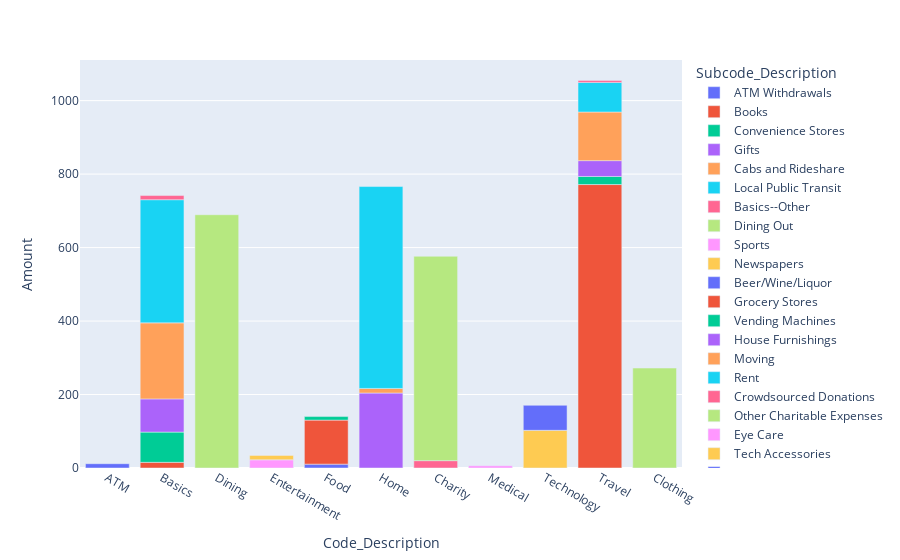

This figure's notebook cell:
### Markdown cell above
## Visualizing spending through interactive Plotly bar charts:

### Code cell
# See https://plotly.com/python/bar-charts/
fig_yearly_spending_by_selected_subcodes = px.bar(df_expenses_by_selected_subcodes_by_year, x = 'Code_Description', y = 'Amount', color = 'Subcode_Description')
fig_yearly_spending_by_selected_subcodes.show()

### Figure 1 — Plotly figure (JSON) as saved in the notebook; plotly's stock layout.template omitted (floating-point values rounded to 4 significant figures)
{"data": [{"alignmentgroup": "True", "hovertemplate": "Subcode_Description=ATM Withdrawals<br>Code_Description=%{x}<br>Amount=%{y}<extra></extra>", "legendgroup": "ATM Withdrawals", "marker": {"color": "#636efa", "pattern": {"shape": ""}}, "name": "ATM Withdrawals", "offsetgroup": "ATM Withdrawals", "orientation": "v", "showlegend": true, "textposition": "auto", "type": "bar", "x": ["ATM"], "xaxis": "x", "y": [11.67], "yaxis": "y"}, {"alignmentgroup": "True", "hovertemplate": "Subcode_Description=Books<br>Code_Description=%{x}<br>Amount=%{y}<extra></extra>", "legendgroup": "Books", "marker": {"color": "#EF553B", "pattern": {"shape": ""}}, "name": "Books", "offsetgroup": "Books", "orientation": "v", "showlegend": true, "textposition": "auto", "type": "bar", "x": ["Basics"], "xaxis": "x", "y": [15.44], "yaxis": "y"}, {"alignmentgroup": "True", "hovertemplate": "Subcode_Description=Convenience Stores<br>Code_Description=%{x}<br>Amount=%{y}<extra></extra>", "legendgroup": "Convenience Stores", "marker": {"color": "#00cc96", "pattern": {"shape": ""}}, "name": "Convenience Stores", "offsetgroup": "Convenience Stores", "orientation": "v", "showlegend": true, "textposition": "auto", "type": "bar", "x": ["Basics"], "xaxis": "x", "y": [82.26], "yaxis": "y"}, {"alignmentgroup": "True", "hovertemplate": "Subcode_Description=Gifts<br>Code_Description=%{x}<br>Amount=%{y}<extra></extra>", "legendgroup": "Gifts", "marker": {"color": "#ab63fa", "pattern": {"shape": ""}}, "name": "Gifts", "offsetgroup": "Gifts", "orientation": "v", "showlegend": true, "textposition": "auto", "type": "bar", "x": ["Basics"], "xaxis": "x", "y": [90.39], "yaxis": "y"}, {"alignmentgroup": "True", "hovertemplate": "Subcode_Description=Cabs and Rideshare<br>Code_Description=%{x}<br>Amount=%{y}<extra></extra>", "legendgroup": "Cabs and Rideshare", "marker": {"color": "#FFA15A", "pattern": {"shape": ""}}, "name": "Cabs and Rideshare", "offsetgroup": "Cabs and Rideshare", "orientation": "v", "showlegend": true, "textposition": "auto", "type": "bar", "x": ["Basics"], "xaxis": "x", "y": [207.0], "yaxis": "y"}, {"alignmentgroup": "True", "hovertemplate": "Subcode_Description=Local Public Transit<br>Code_Description=%{x}<br>Amount=%{y}<extra></extra>", "legendgroup": "Local Public Transit", "marker": {"color": "#19d3f3", "pattern": {"shape": ""}}, "name": "Local Public Transit", "offsetgroup": "Local Public Transit", "orientation": "v", "showlegend": true, "textposition": "auto", "type": "bar", "x": ["Basics"], "xaxis": "x", "y": [335.3], "yaxis": "y"}, {"alignmentgroup": "True", "hovertemplate": "Subcode_Description=Basics--Other<br>Code_Description=%{x}<br>Amount=%{y}<extra></extra>", "legendgroup": "Basics--Other", "marker": {"color": "#FF6692", "pattern": {"shape": ""}}, "name": "Basics--Other", "offsetgroup": "Basics--Other", "orientation": "v", "showlegend": true, "textposition": "auto", "type": "bar", "x": ["Basics"], "xaxis": "x", "y": [11.28], "yaxis": "y"}, {"alignmentgroup": "True", "hovertemplate": "Subcode_Description=Dining Out<br>Code_Description=%{x}<br>Amount=%{y}<extra></extra>", "legendgroup": "Dining Out", "marker": {"color": "#B6E880", "pattern": {"shape": ""}}, "name": "Dining Out", "offsetgroup": "Dining Out", "orientation": "v", "showlegend": true, "textposition": "auto", "type": "bar", "x": ["Dining"], "xaxis": "x", "y": [689.4], "yaxis": "y"}, {"alignmentgroup": "True", "hovertemplate": "Subcode_Description=Sports<br>Code_Description=%{x}<br>Amount=%{y}<extra></extra>", "legendgroup": "Sports", "marker": {"color": "#FF97FF", "pattern": {"shape": ""}}, "name": "Sports", "offsetgroup": "Sports", "orientation": "v", "showlegend": true, "textposition": "auto", "type": "bar", "x": ["Entertainment"], "xaxis": "x", "y": [22.32], "yaxis": "y"}, {"alignmentgroup": "True", "hovertemplate": "Subcode_Description=Newspapers<br>Code_Description=%{x}<br>Amount=%{y}<extra></extra>", "legendgroup": "Newspapers", "marker": {"color": "#FECB52", "pattern": {"shape": ""}}, "name": "Newspapers", "offsetgroup": "Newspapers", "orientation": "v", "showlegend": true, "textposition": "auto", "type": "bar", "x": ["Entertainment"], "xaxis": "x", "y": [12], "yaxis": "y"}, {"alignmentgroup": "True", "hovertemplate": "Subcode_Description=Beer/Wine/Liquor<br>Code_Description=%{x}<br>Amount=%{y}<extra></extra>", "legendgroup": "Beer/Wine/Liquor", "marker": {"color": "#636efa", "pattern": {"shape": ""}}, "name": "Beer/Wine/Liquor", "offsetgroup": "Beer/Wine/Liquor", "orientation": "v", "showlegend": true, "textposition": "auto", "type": "bar", "x": ["Food"], "xaxis": "x", "y": [10.54], "yaxis": "y"}, {"alignmentgroup": "True", "hovertemplate": "Subcode_Description=Grocery Stores<br>Code_Description=%{x}<br>Amount=%{y}<extra></extra>", "legendgroup": "Grocery Stores", "marker": {"color": "#EF553B", "pattern": {"shape": ""}}, "name": "Grocery Stores", "offsetgroup": "Grocery Stores", "orientation": "v", "showlegend": true, "textposition": "auto", "type": "bar", "x": ["Food"], "xaxis": "x", "y": [119.8], "yaxis": "y"}, {"alignmentgroup": "True", "hovertemplate": "Subcode_Description=Vending Machines<br>Code_Description=%{x}<br>Amount=%{y}<extra></extra>", "legendgroup": "Vending Machines", "marker": {"color": "#00cc96", "pattern": {"shape": ""}}, "name": "Vending Machines", "offsetgroup": "Vending Machines", "orientation": "v", "showlegend": true, "textposition": "auto", "type": "bar", "x": ["Food"], "xaxis": "x", "y": [9.61], "yaxis": "y"}, {"alignmentgroup": "True", "hovertemplate": "Subcode_Description=House Furnishings<br>Code_Description=%{x}<br>Amount=%{y}<extra></extra>", "legendgroup": "House Furnishings", "marker": {"color": "#ab63fa", "pattern": {"shape": ""}}, "name": "House Furnishings", "offsetgroup": "House Furnishings", "orientation": "v", "showlegend": true, "textposition": "auto", "type": "bar", "x": ["Home"], "xaxis": "x", "y": [204.1], "yaxis": "y"}, {"alignmentgroup": "True", "hovertemplate": "Subcode_Description=Moving<br>Code_Description=%{x}<br>Amount=%{y}<extra></extra>", "legendgroup": "Moving", "marker": {"color": "#FFA15A", "pattern": {"shape": ""}}, "name": "Moving", "offsetgroup": "Moving", "orientation": "v", "showlegend": true, "textposition": "auto", "type": "bar", "x": ["Home"], "xaxis": "x", "y": [12.52], "yaxis": "y"}, {"alignmentgroup": "True", "hovertemplate": "Subcode_Description=Rent<br>Code_Description=%{x}<br>Amount=%{y}<extra></extra>", "legendgroup": "Rent", "marker": {"color": "#19d3f3", "pattern": {"shape": ""}}, "name": "Rent", "offsetgroup": "Rent", "orientation": "v", "showlegend": true, "textposition": "auto", "type": "bar", "x": ["Home"], "xaxis": "x", "y": [549.5], "yaxis": "y"}, {"alignmentgroup": "True", "hovertemplate": "Subcode_Description=Crowdsourced Donations<br>Code_Description=%{x}<br>Amount=%{y}<extra></extra>", "legendgroup": "Crowdsourced Donations", "marker": {"color": "#FF6692", "pattern": {"shape": ""}}, "name": "Crowdsourced Donations", "offsetgroup": "Crowdsourced Donations", "orientation": "v", "showlegend": true, "textposition": "auto", "type": "bar", "x": ["Charity"], "xaxis": "x", "y": [20], "yaxis": "y"}, {"alignmentgroup": "True", "hovertemplate": "Subcode_Description=Other Charitable Expenses<br>Code_Description=%{x}<br>Amount=%{y}<extra></extra>", "legendgroup": "Other Charitable Expenses", "marker": {"color": "#B6E880", "pattern": {"shape": ""}}, "name": "Other Charitable Expenses", "offsetgroup": "Other Charitable Expenses", "orientation": "v", "showlegend": true, "textposition": "auto", "type": "bar", "x": ["Charity"], "xaxis": "x", "y": [556.3], "yaxis": "y"}, {"alignmentgroup": "True", "hovertemplate": "Subcode_Description=Eye Care<br>Code_Description=%{x}<br>Amount=%{y}<extra></extra>", "legendgroup": "Eye Care", "marker": {"color": "#FF97FF", "pattern": {"shape": ""}}, "name": "Eye Care", "offsetgroup": "Eye Care", "orientation": "v", "showlegend": true, "textposition": "auto", "type": "bar", "x": ["Medical"], "xaxis": "x", "y": [6.12], "yaxis": "y"}, {"alignmentgroup": "True", "hovertemplate": "Subcode_Description=Tech Accessories<br>Code_Description=%{x}<br>Amount=%{y}<extra></extra>", "legendgroup": "Tech Accessories", "marker": {"color": "#FECB52", "pattern": {"shape": ""}}, "name": "Tech Accessories", "offsetgroup": "Tech Accessories", "orientation": "v", "showlegend": true, "textposition": "auto", "type": "bar", "x": ["Technology"], "xaxis": "x", "y": [102.6], "yaxis": "y"}, {"alignmentgroup": "True", "hovertemplate": "Subcode_Description=Video/Computer Games<br>Code_Description=%{x}<br>Amount=%{y}<extra></extra>", "legendgroup": "Video/Computer Games", "marker": {"color": "#636efa", "pattern": {"shape": ""}}, "name": "Video/Computer Games", "offsetgroup": "Video/Computer Games", "orientation": "v", "showlegend": true, "textposition": "auto", "type": "bar", "x": ["Technology"], "xaxis": "x", "y": [68.09], "yaxis": "y"}, {"alignmentgroup": "True", "hovertemplate": "Subcode_Description=Air Travel<br>Code_Description=%{x}<br>Amount=%{y}<extra></extra>", "legendgroup": "Air Travel", "marker": {"color": "#EF553B", "pattern": {"shape": ""}}, "name": "Air Travel", "offsetgroup": "Air Travel", "orientation": "v", "showlegend": true, "textposition": "auto", "type": "bar", "x": ["Travel"], "xaxis": "x", "y": [771.6], "yaxis": "y"}, {"alignmentgroup": "True", "hovertemplate": "Subcode_Description=Entertainment on Trips<br>Code_Description=%{x}<br>Amount=%{y}<extra></extra>", "legendgroup": "Entertainment on Trips", "marker": {"color": "#00cc96", "pattern": {"shape": ""}}, "name": "Entertainment on Trips", "offsetgroup": "Entertainment on Trips", "orientation": "v", "showlegend": true, "textposition": "auto", "type": "bar", "x": ["Travel"], "xaxis": "x", "y": [21.95], "yaxis": "y"}, {"alignmentgroup": "True", "hovertemplate": "Subcode_Description=Food on Trips<br>Code_Description=%{x}<br>Amount=%{y}<extra></extra>", "legendgroup": "Food on Trips", "marker": {"color": "#ab63fa", "pattern": {"shape": ""}}, "name": "Food on Trips", "offsetgroup": "Food on Trips", "orientation": "v", "showlegend": true, "textposition": "auto", "type": "bar", "x": ["Travel"], "xaxis": "x", "y": [43.13], "yaxis": "y"}, {"alignmentgroup": "True", "hovertemplate": "Subcode_Description=Hotels<br>Code_Description=%{x}<br>Amount=%{y}<extra></extra>", "legendgroup": "Hotels", "marker": {"color": "#FFA15A", "pattern": {"shape": ""}}, "name": "Hotels", "offsetgroup": "Hotels", "orientation": "v", "showlegend": true, "textposition": "auto", "type": "bar", "x": ["Travel"], "xaxis": "x", "y": [132.3], "yaxis": "y"}, {"alignmentgroup": "True", "hovertemplate": "Subcode_Description=Public Transit on Trips<br>Code_Description=%{x}<br>Amount=%{y}<extra></extra>", "legendgroup": "Public Transit on Trips", "marker": {"color": "#19d3f3", "pattern": {"shape": ""}}, "name": "Public Transit on Trips", "offsetgroup": "Public Transit on Trips", "orientation": "v", "showlegend": true, "textposition": "auto", "type": "bar", "x": ["Travel"], "xaxis": "x", "y": [80.67], "yaxis": "y"}, {"alignmentgroup": "True", "hovertemplate": "Subcode_Description=General Travel Expenses<br>Code_Description=%{x}<br>Amount=%{y}<extra></extra>", "legendgroup": "General Travel Expenses", "marker": {"color": "#FF6692", "pattern": {"shape": ""}}, "name": "General Travel Expenses", "offsetgroup": "General Travel Expenses", "orientation": "v", "showlegend": true, "textposition": "auto", "type": "bar", "x": ["Travel"], "xaxis": "x", "y": [5.42], "yaxis": "y"}, {"alignmentgroup": "True", "hovertemplate": "Subcode_Description=Clothes<br>Code_Description=%{x}<br>Amount=%{y}<extra></extra>", "legendgroup": "Clothes", "marker": {"color": "#B6E880", "pattern": {"shape": ""}}, "name": "Clothes", "offsetgroup": "Clothes", "orientation": "v", "showlegend": true, "textposition": "auto", "type": "bar", "x": ["Clothing"], "xaxis": "x", "y": [272.1], "yaxis": "y"}], "layout": {"barmode": "relative", "legend": {"title": {"text": "Subcode_Description"}, "tracegroupgap": 0}, "margin": {"t": 60}, "xaxis": {"anchor": "y", "domain": [0, 1], "title": {"text": "Code_Description"}}, "yaxis": {"anchor": "x", "domain": [0, 1], "title": {"text": "Amount"}}}}
